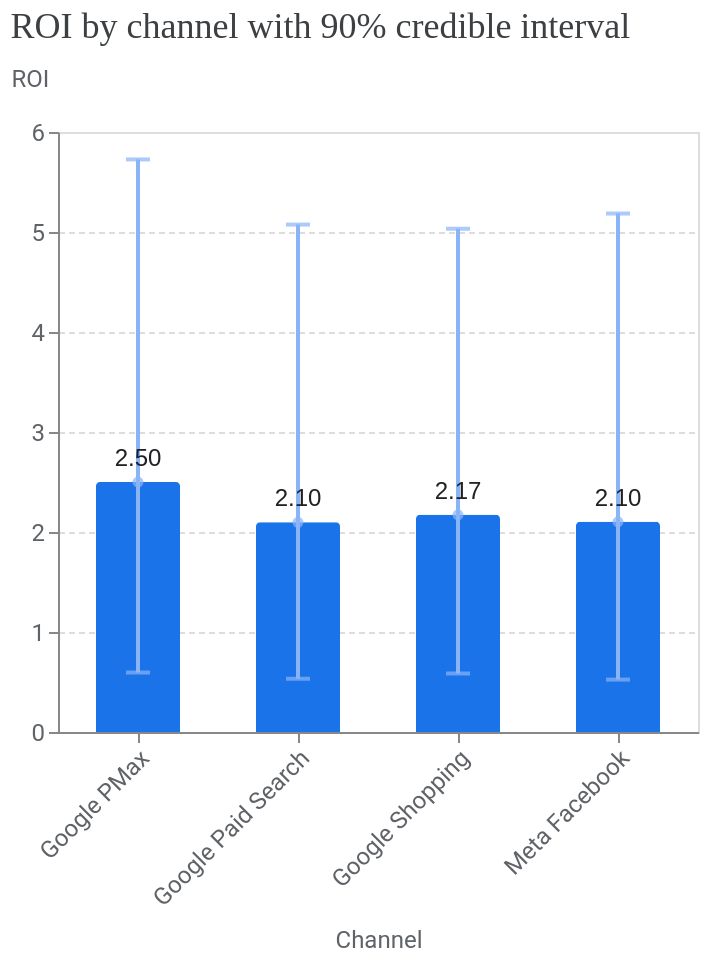

The notebook cell this image was saved under:
### Code cell
media_summary.plot_roi_bar_chart()

### Figure 1 — Vega-Lite specification as saved in the notebook (floating-point values rounded to 4 significant figures)
{"config": {"view": {"continuousWidth": 300, "continuousHeight": 300}, "axis": {"labelColor": "#5F6368", "labelFont": "Roboto", "labelFontSize": 12, "titleColor": "#5F6368", "titleFont": "Roboto", "titleFontSize": 12, "titleFontWeight": "normal", "titlePadding": 10}, "tick": {"bandSize": 10, "thickness": 2}}, "layer": [{"mark": {"type": "bar", "color": "#1A73E8", "cornerRadiusEnd": 2, "size": 42}, "encoding": {"x": {"axis": {"labelAngle": -45}, "field": "channel", "title": "Channel", "type": "nominal"}, "y": {"axis": {"gridDash": [3, 2], "titleAlign": "left", "titleAngle": 0, "titleY": -20}, "field": "roi", "title": "ROI", "type": "quantitative"}}}, {"mark": {"type": "errorbar", "color": "#8AB4F8", "ticks": {"size": 12}}, "encoding": {"strokeWidth": {"value": 2}, "x": {"field": "channel", "type": "nominal"}, "y": {"field": "ci_hi", "title": "ROI", "type": "quantitative"}, "y2": {"field": "ci_lo"}}}, {"mark": {"type": "point", "color": "#8AB4F8", "filled": true, "tooltip": true}, "encoding": {"x": {"field": "channel", "type": "nominal"}, "y": {"field": "roi", "type": "quantitative"}}}, {"mark": {"type": "text", "align": "center", "baseline": "bottom", "color": "#202124", "dy": -5, "fontSize": 12}, "encoding": {"text": {"field": "roi", "format": ".2f", "type": "quantitative"}, "x": {"axis": {"labelAngle": -45}, "field": "channel", "title": "Channel", "type": "nominal"}, "y": {"axis": {"gridDash": [3, 2], "titleAlign": "left", "titleAngle": 0, "titleY": -20}, "field": "roi", "title": "ROI", "type": "quantitative"}}}], "data": {"name": "data-6b5680ff591c6426132031655cbd6c5e"}, "title": {"text": "ROI by channel with 90% credible interval", "anchor": "start", "color": "#3C4043", "font": "Google Sans Display", "fontSize": 18, "fontWeight": "normal", "offset": 10}, "width": {"step": 80}, "$schema": "https://vega.github.io/schema/vega-lite/v6.4.1.json", "datasets": {"data-6b5680ff591c6426132031655cbd6c5e": [{"channel": "Google PMax", "ci_hi": 5.726, "ci_lo": 0.5947, "roi": 2.5}, {"channel": "Google Paid Search", "ci_hi": 5.074, "ci_lo": 0.5326, "roi": 2.097}, {"channel": "Google Shopping", "ci_hi": 5.033, "ci_lo": 0.5851, "roi": 2.172}, {"channel": "Meta Facebook", "ci_hi": 5.185, "ci_lo": 0.5239, "roi": 2.102}]}}
